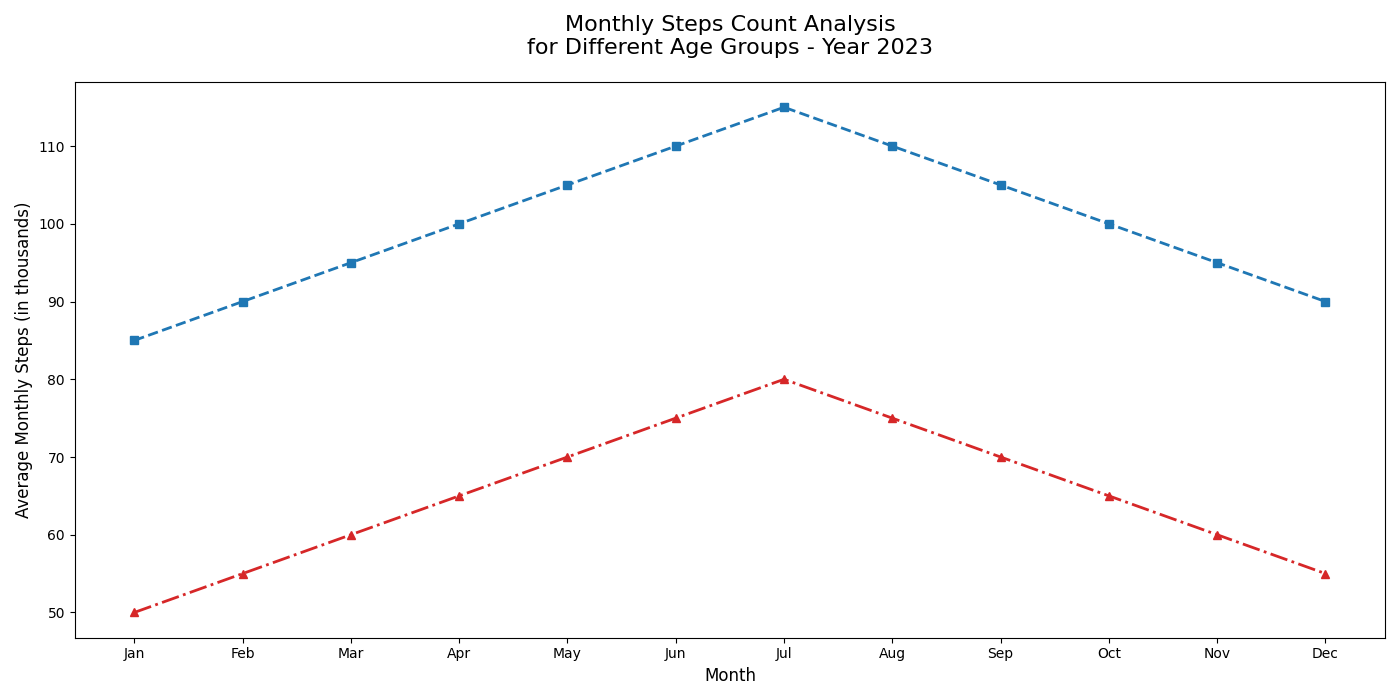

Python code for this plot:
import matplotlib.pyplot as plt
import numpy as np

months = np.array(["Jan", "Feb", "Mar", "Apr", "May", "Jun", "Jul", "Aug", "Sep", "Oct", "Nov", "Dec"])
adults_steps = np.array([85, 90, 95, 100, 105, 110, 115, 110, 105, 100, 95, 90])
seniors_steps = np.array([50, 55, 60, 65, 70, 75, 80, 75, 70, 65, 60, 55])

plt.figure(figsize=(14, 7))
plt.plot(months, adults_steps, color='tab:blue', linestyle='--', marker='s', linewidth=2)
plt.plot(months, seniors_steps, color='tab:red', linestyle='-.', marker='^', linewidth=2)

plt.title("Monthly Steps Count Analysis\nfor Different Age Groups - Year 2023", fontsize=16, pad=20)
plt.xlabel("Month", fontsize=12)
plt.ylabel("Average Monthly Steps (in thousands)", fontsize=12)

plt.tight_layout()
plt.show()
